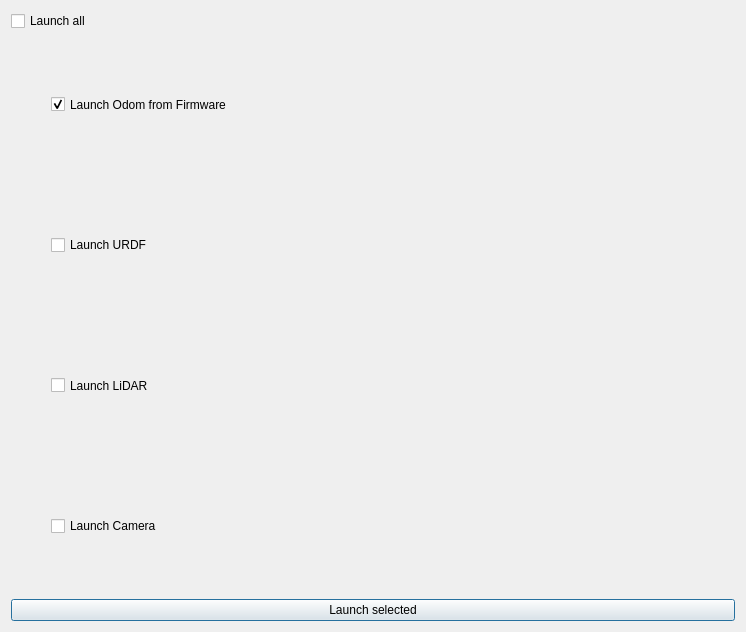
<?xml version="1.0" encoding="UTF-8"?>
<ui version="4.0">
 <class>SelectRosaComponents</class>
 <widget class="QDialog" name="SelectRosaComponents">
  <property name="geometry">
   <rect>
    <x>0</x>
    <y>0</y>
    <width>746</width>
    <height>632</height>
   </rect>
  </property>
  <property name="windowTitle">
   <string>Select Components</string>
  </property>
  <layout class="QGridLayout" name="gridLayout">
   <item row="0" column="0">
    <layout class="QVBoxLayout" name="verticalLayout_6">
     <item>
      <layout class="QVBoxLayout" name="verticalLayout_8">
       <item>
        <widget class="QCheckBox" name="launchAllCheckbox">
         <property name="text">
          <string>Launch all</string>
         </property>
        </widget>
       </item>
       <item>
        <layout class="QHBoxLayout" name="horizontalLayout_2">
         <item>
          <spacer name="horizontalSpacer">
           <property name="orientation">
            <enum>Qt::Horizontal</enum>
           </property>
           <property name="sizeType">
            <enum>QSizePolicy::Fixed</enum>
           </property>
           <property name="sizeHint" stdset="0">
            <size>
             <width>40</width>
             <height>20</height>
            </size>
           </property>
          </spacer>
         </item>
         <item>
          <widget class="QCheckBox" name="firmwareCheckbox">
           <property name="sizePolicy">
            <sizepolicy hsizetype="Expanding" vsizetype="Expanding">
             <horstretch>0</horstretch>
             <verstretch>0</verstretch>
            </sizepolicy>
           </property>
           <property name="text">
            <string>Launch Odom from Firmware </string>
           </property>
           <property name="iconSize">
            <size>
             <width>16</width>
             <height>16</height>
            </size>
           </property>
           <property name="checked">
            <bool>true</bool>
           </property>
           <property name="tristate">
            <bool>false</bool>
           </property>
          </widget>
         </item>
        </layout>
       </item>
       <item>
        <layout class="QHBoxLayout" name="horizontalLayout_4">
         <item>
          <spacer name="horizontalSpacer_2">
           <property name="orientation">
            <enum>Qt::Horizontal</enum>
           </property>
           <property name="sizeType">
            <enum>QSizePolicy::Fixed</enum>
           </property>
           <property name="sizeHint" stdset="0">
            <size>
             <width>40</width>
             <height>20</height>
            </size>
           </property>
          </spacer>
         </item>
         <item>
          <widget class="QCheckBox" name="urdfCheckbox">
           <property name="sizePolicy">
            <sizepolicy hsizetype="Expanding" vsizetype="Expanding">
             <horstretch>0</horstretch>
             <verstretch>0</verstretch>
            </sizepolicy>
           </property>
           <property name="text">
            <string>Launch URDF</string>
           </property>
          </widget>
         </item>
        </layout>
       </item>
       <item>
        <layout class="QHBoxLayout" name="horizontalLayout_5">
         <item>
          <spacer name="horizontalSpacer_3">
           <property name="orientation">
            <enum>Qt::Horizontal</enum>
           </property>
           <property name="sizeType">
            <enum>QSizePolicy::Fixed</enum>
           </property>
           <property name="sizeHint" stdset="0">
            <size>
             <width>40</width>
             <height>20</height>
            </size>
           </property>
          </spacer>
         </item>
         <item>
          <widget class="QCheckBox" name="lidarCheckbox">
           <property name="sizePolicy">
            <sizepolicy hsizetype="Expanding" vsizetype="Expanding">
             <horstretch>0</horstretch>
             <verstretch>0</verstretch>
            </sizepolicy>
           </property>
           <property name="text">
            <string>Launch LiDAR</string>
           </property>
          </widget>
         </item>
        </layout>
       </item>
       <item>
        <layout class="QHBoxLayout" name="horizontalLayout_6">
         <item>
          <spacer name="horizontalSpacer_4">
           <property name="orientation">
            <enum>Qt::Horizontal</enum>
           </property>
           <property name="sizeType">
            <enum>QSizePolicy::Fixed</enum>
           </property>
           <property name="sizeHint" stdset="0">
            <size>
             <width>40</width>
             <height>20</height>
            </size>
           </property>
          </spacer>
         </item>
         <item>
          <widget class="QCheckBox" name="cameraCheckbox">
           <property name="sizePolicy">
            <sizepolicy hsizetype="Expanding" vsizetype="Expanding">
             <horstretch>0</horstretch>
             <verstretch>0</verstretch>
            </sizepolicy>
           </property>
           <property name="text">
            <string>Launch Camera</string>
           </property>
          </widget>
         </item>
        </layout>
       </item>
      </layout>
     </item>
     <item>
      <widget class="QPushButton" name="okButton">
       <property name="text">
        <string>Launch selected</string>
       </property>
      </widget>
     </item>
    </layout>
   </item>
  </layout>
 </widget>
 <resources/>
 <connections/>
</ui>
